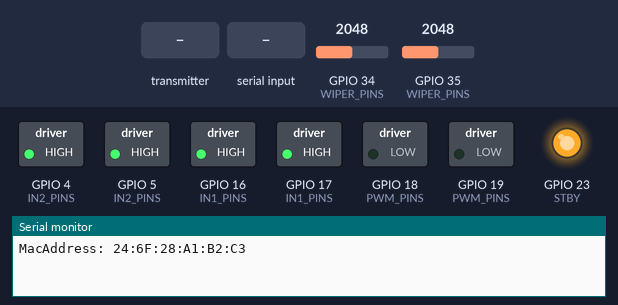
The sketch below on a simulated ESP32. On the bench: switched loads named in the sketch (green lamp = pin HIGH), output pins drawn as LEDs (lit = HIGH), the last lines printed to the serial monitor. Inputs (shaded band) come from the test bench; at power-on: GPIO 34 (WIPER_PINS) = 2048, GPIO 35 (WIPER_PINS) = 2048 (analog values on the 0–4095 scale).

Above: at 1.2 s.
1.3 s: the transmitter starts sending payload = 0
At 2.1 s:
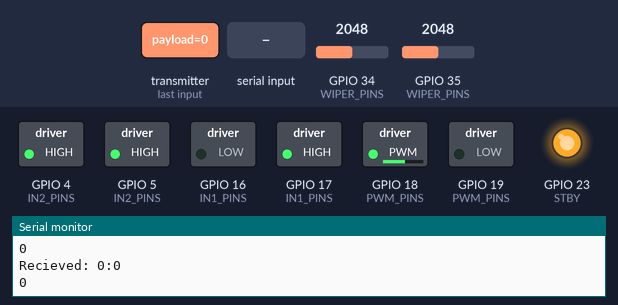
2.8 s: "0\n" received over Serial
4.3 s: the transmitter starts sending payload = 1
At 5.5 s:
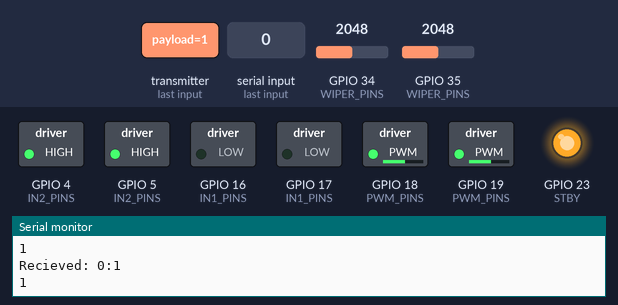
5.8 s: GPIO 34 (WIPER_PINS) set to 4095
At 6.7 s:
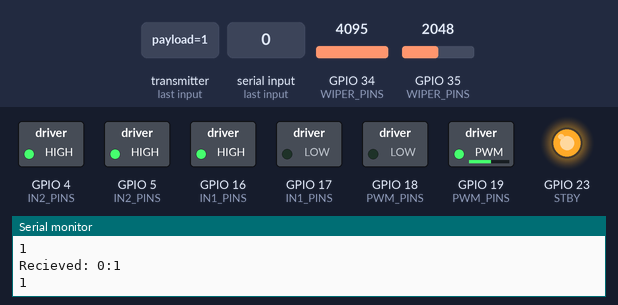
7.3 s: "0\n" received over Serial
At 7.8 s:
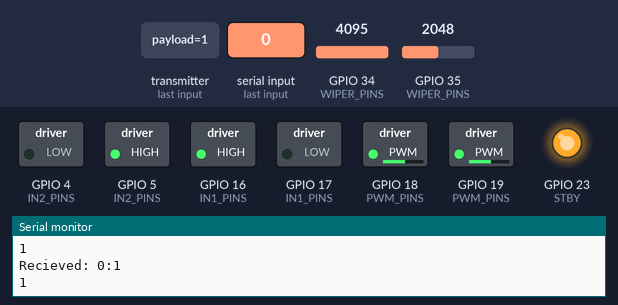
8.8 s: GPIO 34 (WIPER_PINS) set to 60
At 10.1 s:
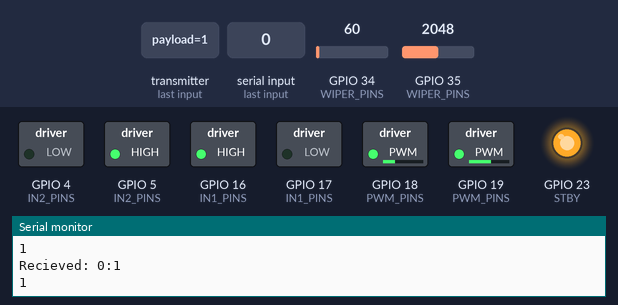
Timing chart, 0 to 11.3 s (numbered marks = the images above; inputs shaded):
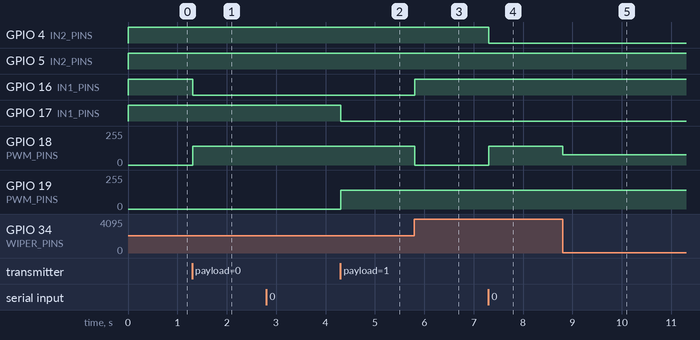

Measured:
- after the input at 1.3 s, GPIO 16 (IN1_PINS): HIGH → LOW at once; GPIO 18 (PWM_PINS): 0/255 → 140/255 at once
- after the input at 4.3 s, GPIO 17 (IN1_PINS): HIGH → LOW at once; GPIO 19 (PWM_PINS): 0/255 → 140/255 at once
- after the input at 5.8 s, GPIO 16 (IN1_PINS): LOW → HIGH at once; GPIO 18 (PWM_PINS): 140/255 → 0/255 at once
- after the input at 7.3 s, GPIO 4 (IN2_PINS): HIGH → LOW at once; GPIO 18 (PWM_PINS): 0/255 → 140/255 at once
- after the input at 8.8 s, GPIO 18 (PWM_PINS): 140/255 → 76/255 at once

The sketch:

audio-mixer-firmware.ino
```cpp
#include <WiFi.h>
#include <esp_now.h>
#include <esp_wifi.h>

#include "config.h"
#include "fader.h"
#include "packet.h"

char input[16];
int inputIndex = 0;

Fader* faders[NUM_FADERS];

void setup() {
  for(int i = 0; i < NUM_FADERS; i++) {
    faders[i] = new Fader(i, IN1_PINS[i], IN2_PINS[i], PWM_PINS[i], WIPER_PINS[i], MAC_ADDRESSES[i]);
  }

  pinMode(STBY, OUTPUT);
  digitalWrite(STBY, HIGH);

  analogReadResolution(10);

  Serial.begin(115200);
  Serial.setTimeout(10);

  setupESPNow();
}

void setupESPNow() {
  WiFi.mode(WIFI_STA);
  WiFi.disconnect();
  esp_wifi_set_channel(6, WIFI_SECOND_CHAN_NONE);

  esp_now_init();

  esp_now_register_recv_cb(onReceive);

  for(int i = 0; i < NUM_FADERS; i++) {
    faders[i]->setupESPNow();
  }

  Serial.print("MacAddress: ");
  Serial.println(WiFi.macAddress());
}

void broadcastEvent(MasterEvent event, String payload) {
  for(int i = 0; i < NUM_FADERS; i++) {
    faders[i]->sendEvent(event, payload);
  }
}

void onReceive(const esp_now_recv_info_t *info, const uint8_t *data, int len) {
  Packet packet;
  memcpy(&packet, data, sizeof(packet));

  Serial.print("Recieved: ");
  Serial.print(packet.event);
  Serial.print(":");
  Serial.println(packet.payload);

  if(packet.event == MUTE) {
    faders[atoi(packet.payload)]->moveTo(0);
  }

  //temp test
  if(packet.event == BUTTON) {
    Serial.println(packet.payload);
    if(std::stoi(packet.payload) == 0) {
      faders[0]->moveTo(1024);
    }
    else if(std::stoi(packet.payload) == 1) {
      faders[1]->moveTo(1024);
    }
  }
}

void loop() {
  readSerial();
  for (int i = 0; i < NUM_FADERS; i++) {
    Fader* fader = faders[i];
    int value;
    bool changed = fader->update(value);
    if(changed) {
      Serial.printf("%d:%d\n", i, value);
      String payload = String(i) + ":" + String(value);
      broadcastEvent(CHANGE_VOLUME, payload);
    }
  }
}

void readSerial() {
  while (Serial.available() > 0) {
    char c = Serial.read();

    if (c == '\n') {
      input[inputIndex] = '\0';

      char* token = strtok(input, ":");
      int index = atoi(token);

      token = strtok(NULL, ":");
      int value = atoi(token);

      if(index < NUM_FADERS) {
        faders[index]->moveTo(value);
      }

      inputIndex = 0;
    } else if (c != '\r' && inputIndex < 15) {
      input[inputIndex++] = c;
    }
  }
}
```

fader.h
```cpp
#pragma once
#include "config.h"
#include "Arduino.h"
#include "packet.h"

class Fader {
  private:
    int index;

    int IN1;
    int IN2;
    int PWM;
    int WIPER;

    int pos;
    int value;

    bool moving;
    int target;
    int delayCount;

    uint8_t macAddress[6];

    int readWiper();

    void updateFader();

    void moveUp(int speed);
    void moveDown(int speed);
    void stopMotor();
    void brakeMotor();

  public:
    Fader(int index, int IN1, int IN2, int PWM, int WIPER, uint8_t macAddress[]);

    void setupESPNow();
    void sendEvent(MasterEvent event, String payload);

    void moveTo(int pos);

    bool update(int& outValue);
};
```

fader.ino
```cpp
#include "fader.h";

Fader::Fader(int index, int IN1, int IN2, int PWM, int WIPER, uint8_t macAddress[]) {
  Fader::index = index;
  Fader::IN1 = IN1;
  Fader::IN2 = IN2;
  Fader::PWM = PWM;
  Fader::WIPER = WIPER;
  memcpy(this->macAddress, macAddress, 6);

  pinMode(IN1, OUTPUT);
  pinMode(IN2, OUTPUT);
  pinMode(PWM, OUTPUT);
  pinMode(WIPER, INPUT);

  value = readWiper();

  target = 512;
  moving = true;
  delayCount = 0;
}


int Fader::readWiper() {
  int sum = 0;
  for (int i = 0; i < 16; i++) {
    sum += analogRead(WIPER);
  }
  return sum / 16;
}

void Fader::setupESPNow() {
  esp_now_peer_info_t peer = {};
  memcpy(peer.peer_addr, macAddress, 6);
  peer.channel = 6;
  peer.encrypt = false;

  esp_now_add_peer(&peer);
}

void Fader::sendEvent(MasterEvent event, String payload) {
  Packet packet;

  packet.event = event;
  strncpy(packet.payload, payload.c_str(), sizeof(packet.payload) - 1);
  packet.payload[sizeof(packet.payload) - 1] = '\0';

  Serial.print("Outgoing Event for " + String(index) + ": ");
  Serial.print(packet.event);
  Serial.print(":");
  Serial.println(packet.payload);
  esp_now_send(macAddress, (uint8_t*)&packet, sizeof(packet));
}


void Fader::moveTo(int pos) {
  target = constrain(pos, 0, 1020);
  moving = true;
}

bool Fader::update(int& outValue) {
  pos = readWiper();
  updateFader();
  if(abs(pos - value) > DEADBAND) {
    value = pos;
    if(!moving) {
      outValue = value;
      return true;
    }
  }
  return false;
}

void Fader::updateFader() {
  int error = target - pos;

  if(!moving) {
    return;
  }

  if (abs(error) < DEADBAND) {
    brakeMotor();
    delayCount += 1;
    if(delayCount > 100) {
      moving = false;
      delayCount = 0;
      return;
    }
    return;
  }

  delayCount = 0;

  int pwm = map(constrain(abs(error), 0, 100), 0, 100, 65, 140);

  if (error > 0) {
    moveUp(pwm);
  } else {
    moveDown(pwm);
  }
}


void Fader::moveUp(int speed) {
  digitalWrite(IN1, LOW);
  digitalWrite(IN2, HIGH);
  analogWrite(PWM, speed);
}

void Fader::moveDown(int speed) {
  digitalWrite(IN1, HIGH);
  digitalWrite(IN2, LOW);
  analogWrite(PWM, speed);
}

void Fader::stopMotor() {
  digitalWrite(IN1, LOW);
  digitalWrite(IN2, LOW);
  analogWrite(PWM, 0);
}

void Fader::brakeMotor() {
  digitalWrite(IN1, HIGH);
  digitalWrite(IN2, HIGH);
  analogWrite(PWM, 0);
}
```

packet.h
```cpp
#pragma once

enum ClientEvent {
  BUTTON,
  MUTE
};

enum MasterEvent {
  CHANGE_VOLUME
};

struct Packet {
  uint8_t event;
  char payload[64];
};
```

config.h
```cpp
#pragma once

#define DEADBAND 5
#define NUM_FADERS 2
#define STBY 23

const int WIPER_PINS[NUM_FADERS] = {34, 35};
const int IN1_PINS[NUM_FADERS] = {16, 17};
const int IN2_PINS[NUM_FADERS] = {4, 5};
const int PWM_PINS[NUM_FADERS] = {18, 19};

uint8_t MAC_ADDRESSES[2][6] = {{0x58, 0x8C, 0x81, 0x5A, 0x3A, 0xAC}, {0x58, 0x8C, 0x81, 0x59, 0x9F, 0x50}};
```
